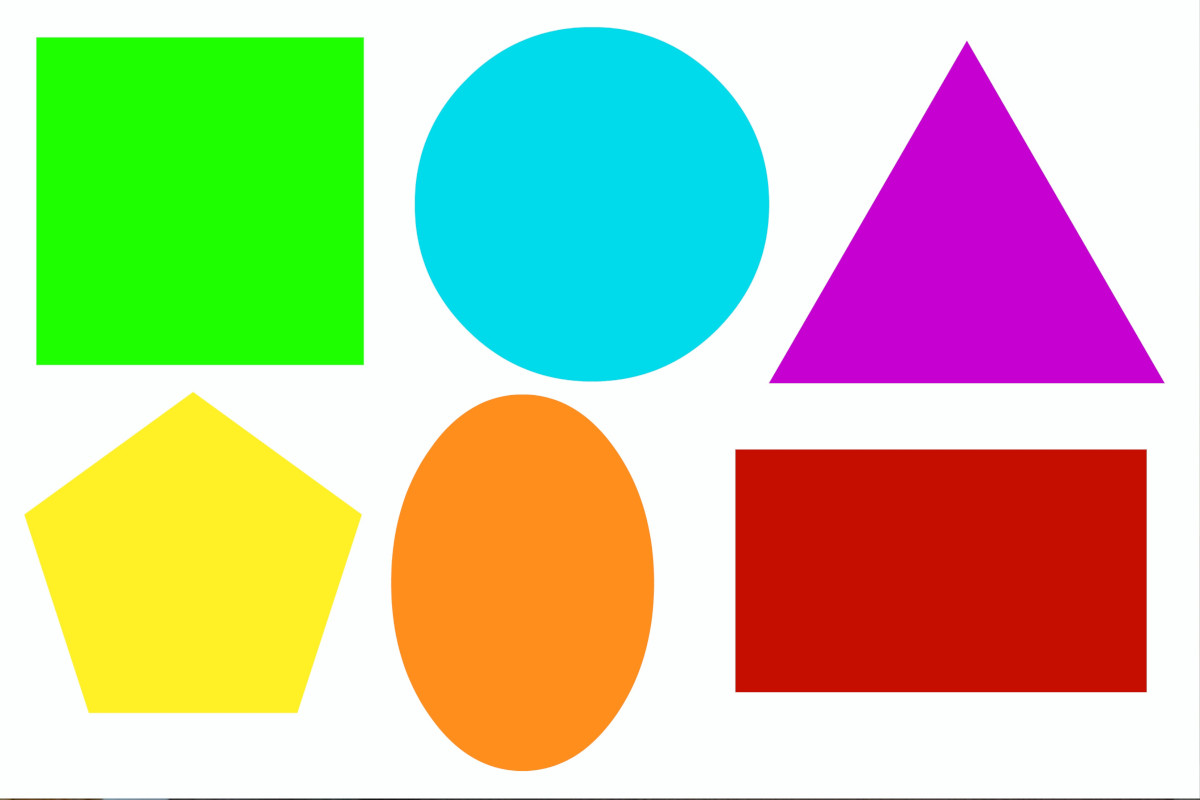
#> input picture image/gambar.jpg, 1200 x 800 px
$ jupyter execute 'Segmentasi Citra.ipynb'
#> lines starting #> are read from the running program, lines starting #| are printed output that depends on the picture; after the words box and inside, x2 and y2 are one past the last pixel; in counts of white or black regions, pixels touching at a corner belong together
# Segmentasi Warna

[cell 1]
import cv2
from matplotlib import pyplot as plt
import numpy as np
import os

# Lokasi gambar anda
path = "../image/gambar.jpg"
# Membaca gambar
image = cv2.imread(path)
#> image is the input picture: shape (800, 1200, 3); mean B, G, R 158.4, 197.5, 192.2
# Bluring Gambar
image = cv2.medianBlur(image, (5))

# Batas Bawah warna hijau dan Batas Akhir Warna hijau
lower_green = np.array([0,100,0])
upper_green = np.array([80,255,100])

# Masking dan Segmentasi
mask = cv2.inRange(image,lower_green,upper_green)
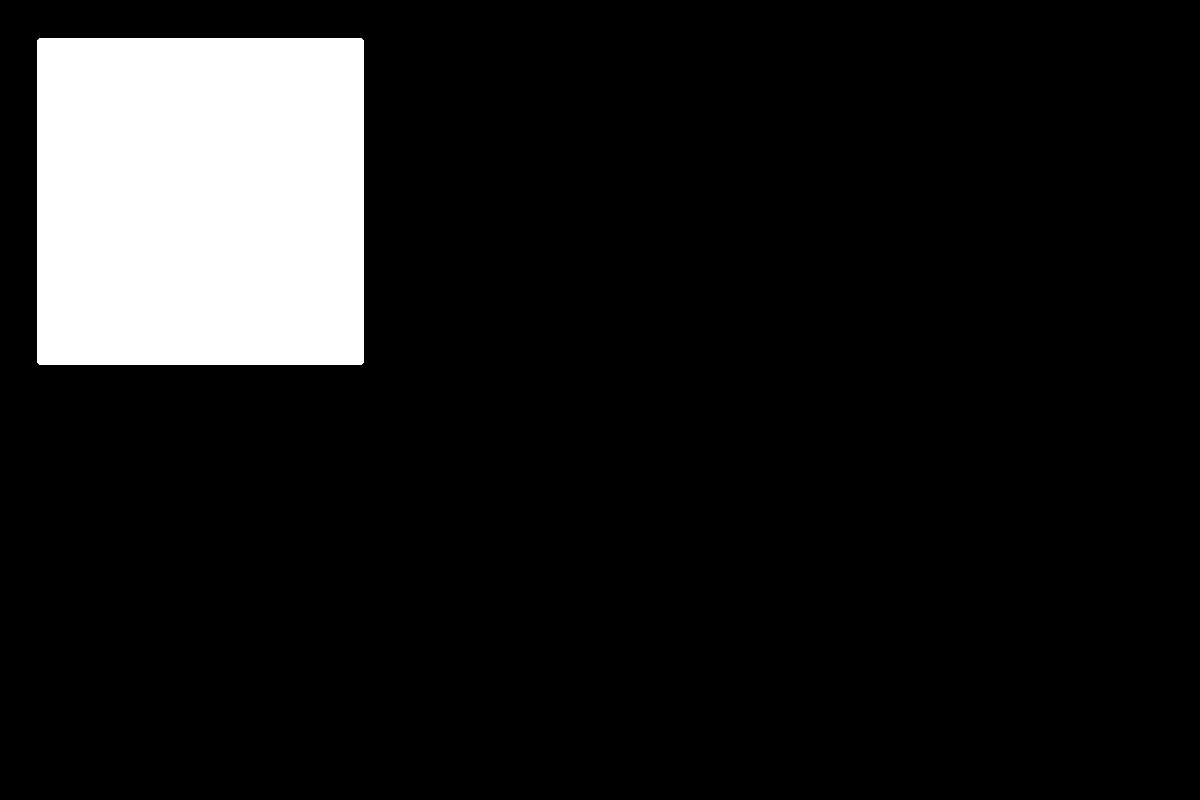
#> mask: shape (800, 1200); 11.1% white; 1 white region, box (x1, y1, x2, y2) and area: (37, 38, 364, 365) 106917
segmentasi = cv2.bitwise_and(image,image,mask = mask)

#Menggunakan Metode cv2.imshow()
#untuk diplay gambar
cv2.imshow('Citra Asli',image)
cv2.imshow('Citra Segmentasi Warna',segmentasi)
cv2.waitKey(0)
# menutup semua jendela yang terbuka
cv2.destroyAllWindows()

# Segmentasi Sudut Bangun

[cell 2]
import cv2
from matplotlib import pyplot as plt
import numpy as np
import os

# Lokasi gambar anda
path = "../image/gambar.jpg"
# Membaca gambar
image = cv2.imread(path,0)
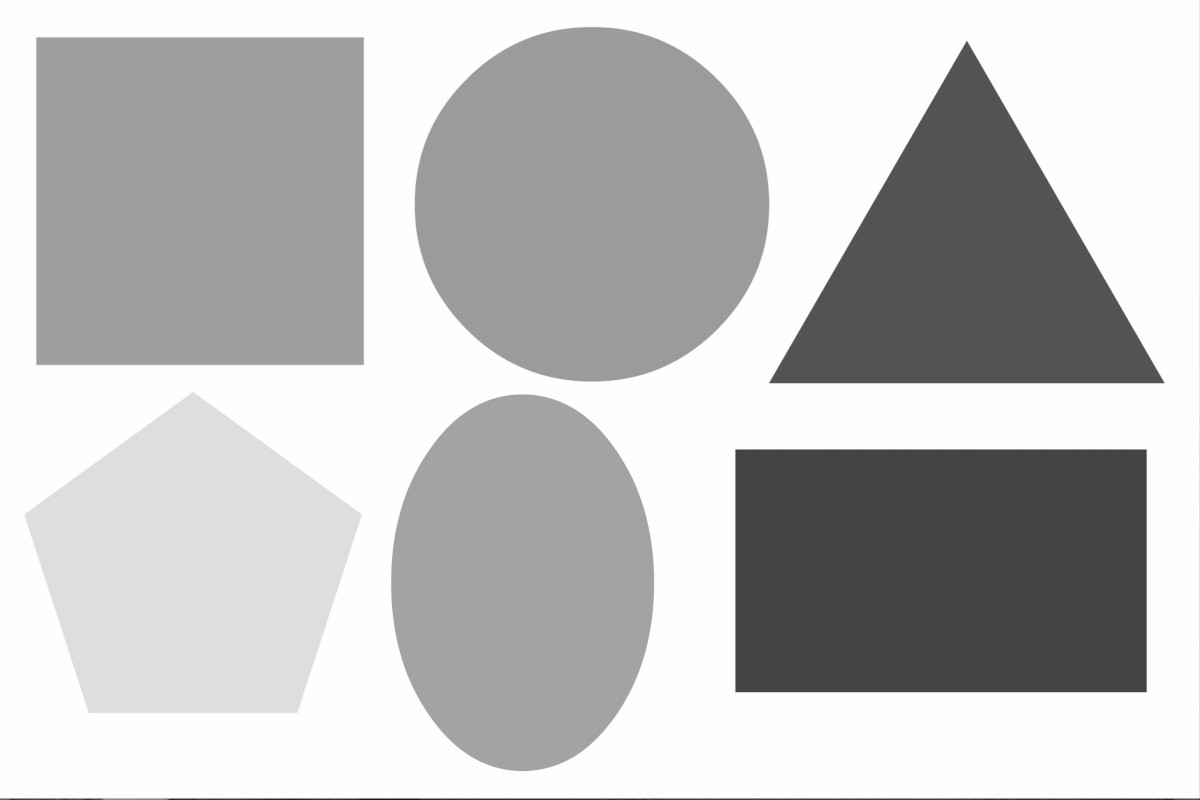
#> image: shape (800, 1200); min 20, max 255, mean 191.4
cimg = cv2.cvtColor(image,cv2.COLOR_GRAY2BGR)
# Bluring Gambar
image = cv2.medianBlur(image, (5))
circles = cv2.HoughCircles(image,cv2.HOUGH_GRADIENT,1,20,
                            param1=50,param2=30,minRadius=0,maxRadius=0)
#> circles = 24 rows, first 8: [591.5, 203.5, 176.9], [406.5, 582.5, 247.8], [522.5, 493.5, 99.5], [591.5, 598.5, 199.5], [637.5, 579.5, 247.2], [522.5, 669.5, 100.7], [430.5, 590.5, 222.7], [371.5, 580.5, 282]
circles = np.uint16(np.around(circles))
#> circles = 24 rows, first 8: [592, 204, 177], [406, 582, 248], [522, 494, 100], [592, 598, 200], [638, 580, 247], [522, 670, 101], [430, 590, 223], [372, 580, 282]
for i in circles[0,:]:
    cv2.circle(cimg,(i[0],i[1]),i[2],(250,0,0),3)
#> this loop made 24 passes
#> i on passes 1 to 12: [592, 204, 177], [406, 582, 248], [522, 494, 100], [592, 598, 200], [638, 580, 247], [522, 670, 101], [430, 590, 223], [372, 580, 282], [566, 618, 169], [568, 186, 206], [576, 218, 199], [608, 218, 198]
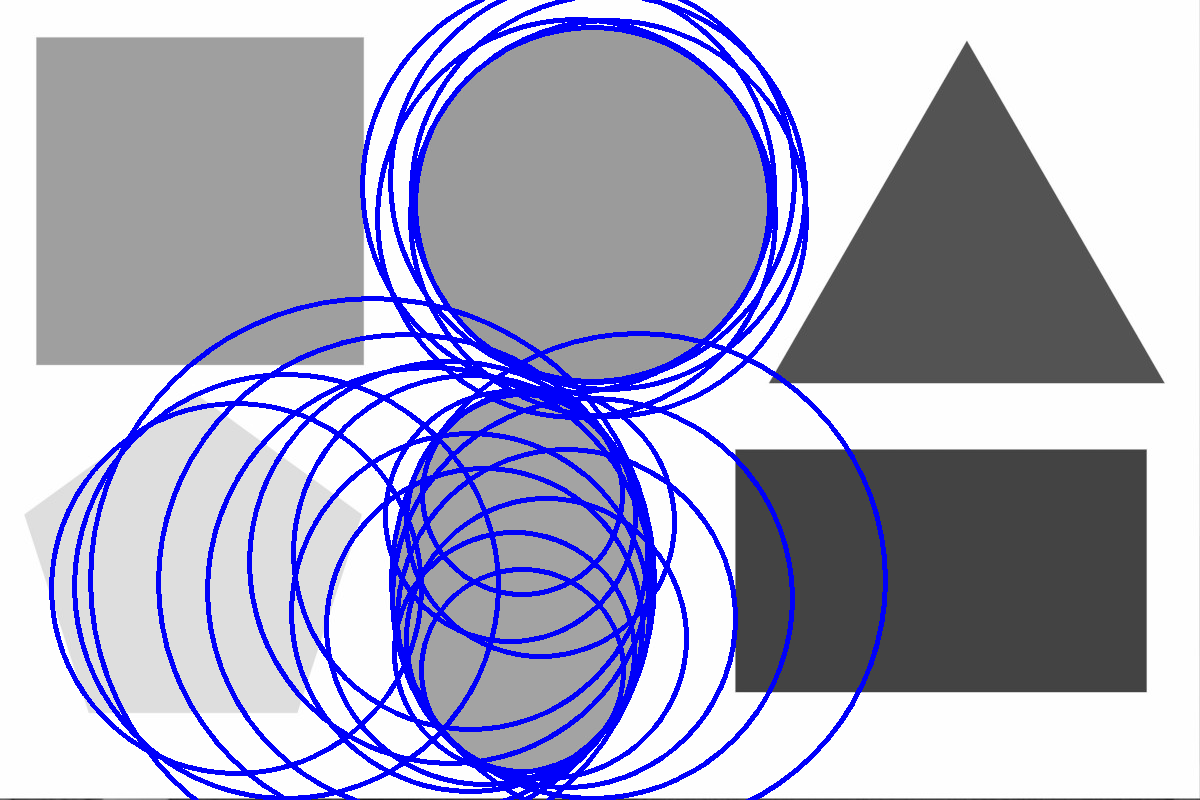
#> cimg: shape (800, 1200, 3); mean B, G, R 194.9, 168.4, 168.4
inv_cimg = cv2.bitwise_not(cimg)
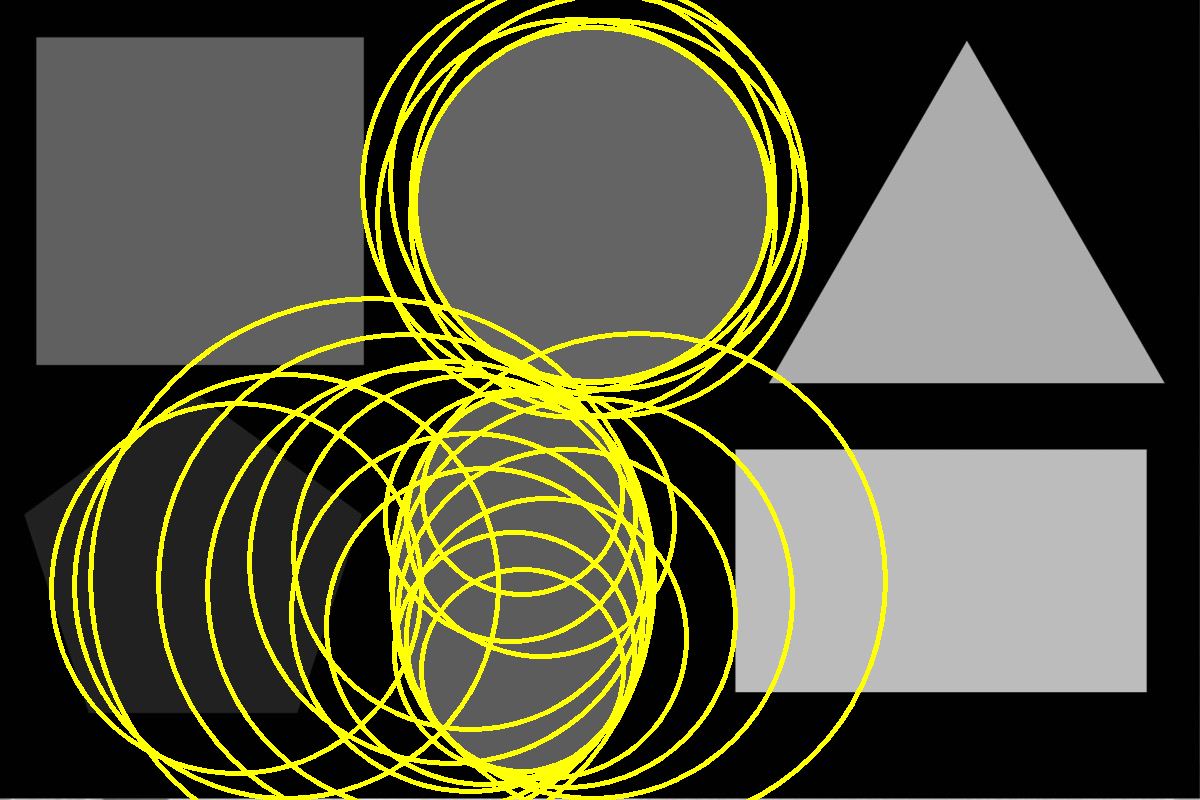
#> inv_cimg: shape (800, 1200, 3); mean B, G, R 60.1, 86.6, 86.6

#Menggunakan Metode cv2.imshow()
#untuk diplay gambar
cv2.imshow('Citra Asli',image)
cv2.imshow('Citra Segmentasi Warna',inv_cimg)
cv2.waitKey(0)
# menutup semua jendela yang terbuka
cv2.destroyAllWindows()
